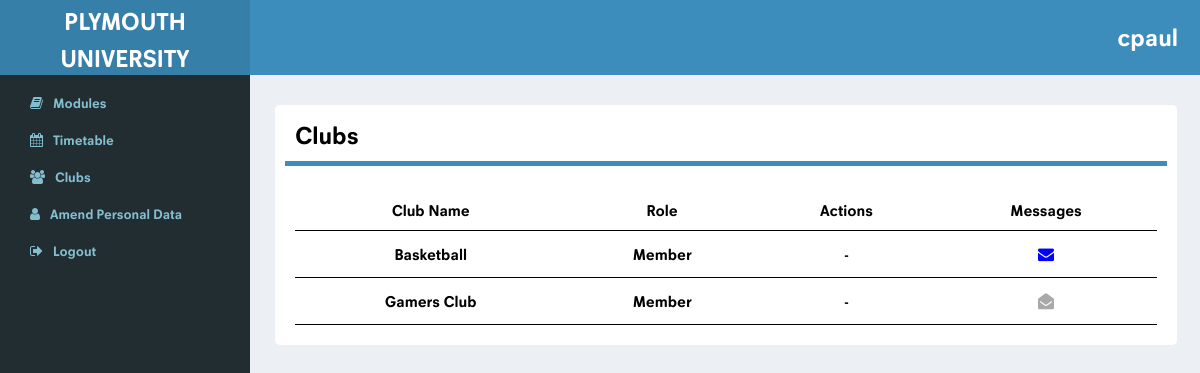
Page /clubs.php (signed in) on the committed database.
### tables this page shows
CREATE TABLE `club_has_members` (
  `club_id` int(11) NOT NULL,
  `student_id` varchar(10) NOT NULL,
  `role` varchar(15) DEFAULT NULL
);

CREATE TABLE `club` (
  `club_id` int(11) NOT NULL,
  `club_name` varchar(150) NOT NULL,
  `president` varchar(10) NOT NULL,
  `category` varchar(50) NOT NULL
);

### php/load_clubs.php (the view, shortened to what this page needs)
<?php
function load_clubs($conn, $id){
    $sql = "SELECT club.club_name, club_has_members.role, club_has_members.club_id
                    FROM club INNER JOIN club_has_members
                    ON club.club_id = club_has_members.club_id
                    WHERE club_has_members.student_id = '$id' ORDER BY club_has_members.role DESC";
    $results = $conn->query($sql);
    echo "<table><tr><td>Club Name</td><td>Role</td><td>Actions</td><td>Messages</td></tr>";
    if($results->num_rows > 0){
        while($row = $results->fetch_assoc()){
            echo "<tr><td>".$row['club_name']."</td><td>".$row['role']."</td>";
            $club_id = $row['club_id'];
            if($row['role'] == 'President'){
                echo "<td><a href='club_page.php?function=send&club_id=$club_id'><i class='fa fa-send-o' style='color: purple; padding: 5px;'></i></a>
                            <a href='club_page.php?function=add&club_id=$club_id'><i class='fa fa-plus' style='color: green; padding: 5px;'></i></a>
                            <a href='club_page.php?function=remove&club_id=$club_id'><i class='fa fa-minus' style='color: red; padding: 5px;'></i></a>
                      </td>";
            }else{
                echo "<td>-</td>";
            }
            check_messages($conn, $id, $club_id);
        }
    }else{
        echo "<tr><td colspan='2' style='text-align: center'>No clubs to show</td></tr>";
    }
    echo "</table>";
}
function check_messages($conn, $student_id, $club_id){
    $sql = "SELECT status FROM message_has_member WHERE (student_id = '$student_id' AND status = 'Unread') AND club_id = $club_id";
    $results = $conn->query($sql);
    if($results->num_rows > 0){
        echo "<td><a href='messages.php?club_id=$club_id'><i class='fa fa-envelope' style='color: blue; padding: 5px;'></i></a></td></tr>";
    }else{
        echo "<td><a href='messages.php?club_id=$club_id'><i class='fa fa-envelope-open' style='color: darkgrey; padding: 5px;'></i></a></td></tr>";
    }
}
?>

### css/style.css (style rules this page uses)
* { margin: 0; padding: 0; }
html, body { font-family: Neuzeit, Raleway, Georgia, Serif ; height: 100%; }
table { width: 100%; border-collapse: separate; border-spacing: 0; }
td { border-bottom: 1px solid black; }
td { padding: 10px; }
table tr:nth-child(1) { border-bottom: 1px solid black; }

### rows in the picture
club_has_members: club.club_name "Basketball", role "Member"
club_has_members: club.club_name "Gamers Club", role "Member"

### other values in the picture
$_SESSION['username'] "cpaul"
$sidebar_item[0] "Modules"
$sidebar_item[0] "Timetable"
$sidebar_item[0] "Clubs"
$sidebar_item[0] "Amend Personal Data"
$sidebar_item[0] "Logout"
